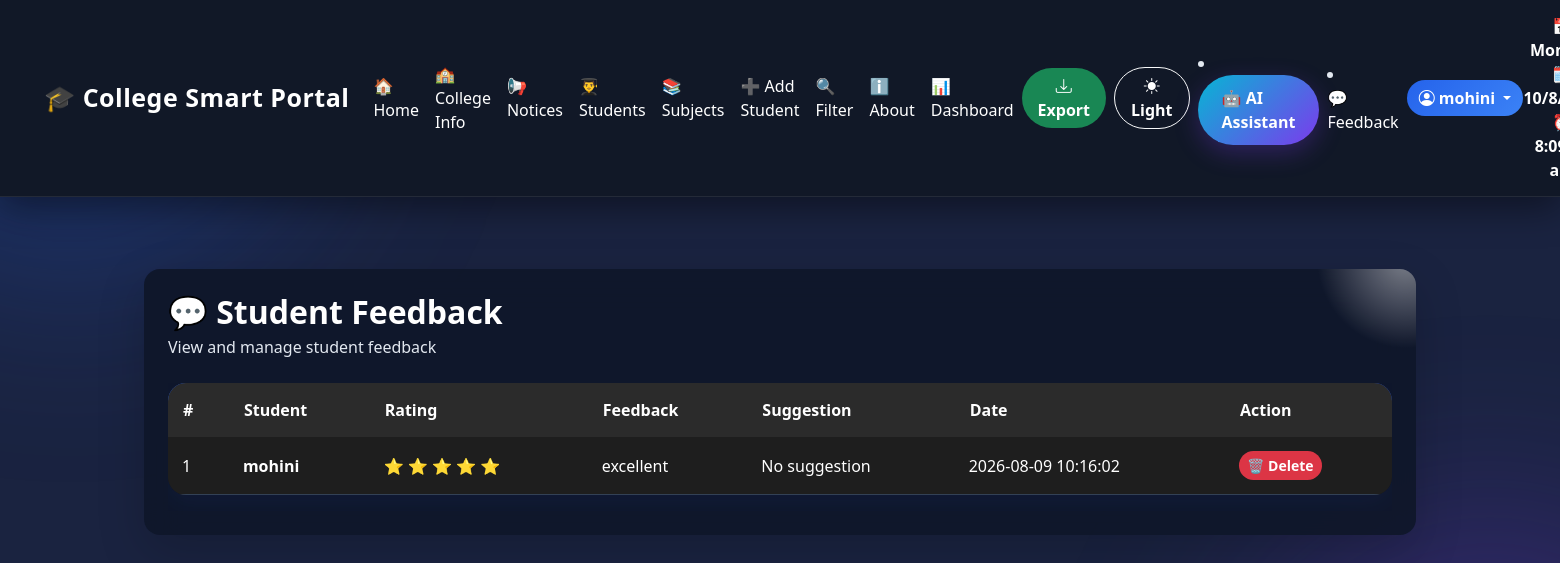
The page /admin/feedback (signed in) on the database as committed earlier.
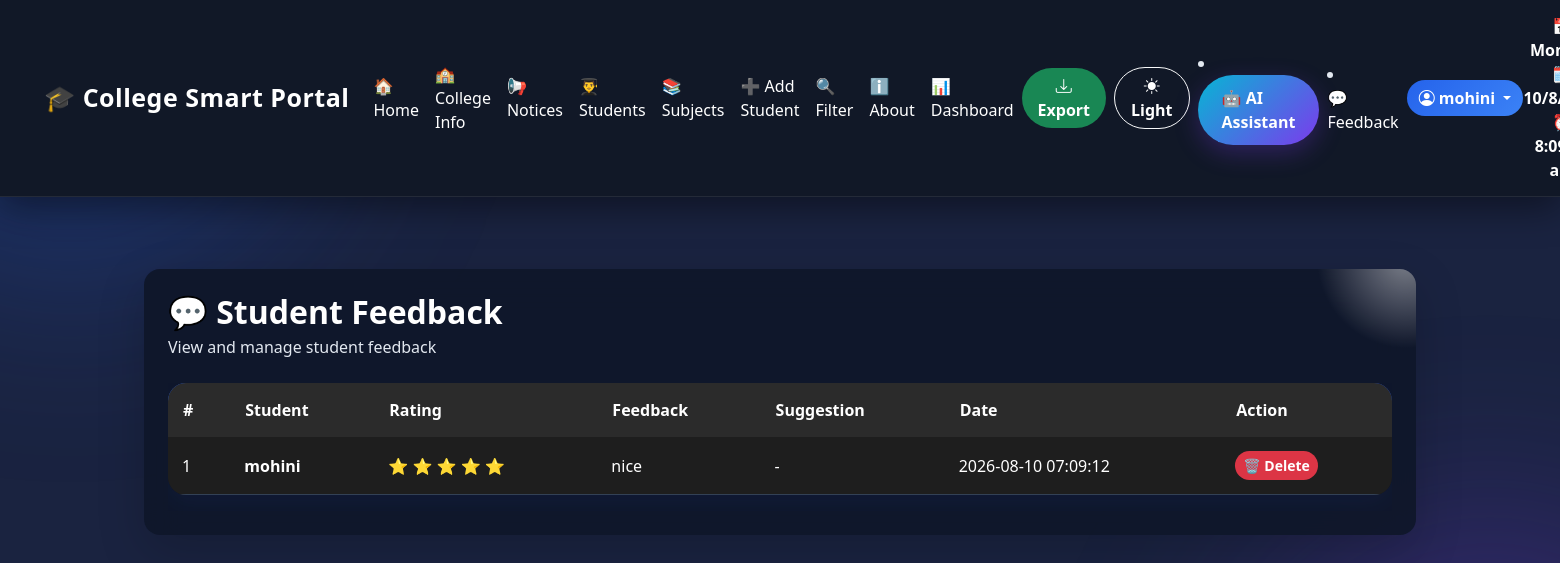
The same page on the database as committed later.
### tables this page shows
CREATE TABLE feedback (
        id INTEGER PRIMARY KEY AUTOINCREMENT,
        name TEXT NOT NULL,
        rating INTEGER NOT NULL,
        message TEXT NOT NULL,
        suggestion TEXT,
        created_at TIMESTAMP DEFAULT CURRENT_TIMESTAMP
    );

### app.py (the view)
@app.route('/admin/feedback')
def admin_feedback():
    if 'username' not in session:
        return redirect(url_for('login'))
    if session.get('role') != 'admin':
        flash('Access denied!', 'danger')
        return redirect(url_for('home'))
    conn = get_db(MOHINI_DB)
    print("DATABASE:", MOHINI_DB)
    print("ADMIN FEEDBACK COLUMNS:")
    columns = conn.execute("PRAGMA table_info(feedback)").fetchall()
    for column in columns:
        print(dict(column))
    feedbacks = conn.execute("""
        SELECT id, name, rating, message, suggestion, created_at
        FROM feedback
        ORDER BY created_at DESC
    """).fetchall()
    conn.close()
    return render_template(
        'admin_feedback.html',
        feedbacks=feedbacks
    )

### database.py (called while the page is built)
def get_db(MOHINI_DB):
    conn = sqlite3.connect(MOHINI_DB)
    conn.row_factory = sqlite3.Row
    return conn

### templates/admin_feedback.html (shortened to what this page needs)
{% extends "base.html" %}
{% block content %}
<div class="container py-5">
    <div class="card shadow-lg border-0 rounded-4">
        <div class="card-body p-4">
            <div class="d-flex justify-content-between align-items-center mb-4">
                <div>
                    <h2 class="fw-bold mb-1">
                        💬 Student Feedback
                    </h2>
                    <p class="text-muted mb-0">
                        View and manage student feedback
                    </p>
                </div>
            </div>
            {% if feedbacks %}
            <div class="table-responsive">
                    <table class="table feedback-table">
                    <thead>
                        <tr>
                            <th>#</th>
                            <th>Student</th>
                            <th>Rating</th>
                            <th>Feedback</th>
                            <th>Suggestion</th>
                            <th>Date</th>
                            <th>Action</th>
                        </tr>
                    </thead>
                    <tbody>
                        {% for feedback in feedbacks %}
                        <tr>
                            <td>
                                {{ loop.index }}
                            </td>
                            <td>
                                <strong>{{ feedback['name'] }}</strong>
                            </td>
                            <td>
                                {% for i in range(feedback['rating']) %}
                                    ⭐
                                {% endfor %}
                            </td>
                            <td style="max-width: 350px;">
                                {{ feedback['message'] }}
                            </td>
                            <td>
                                {{ feedback['suggestion'] or 'No suggestion' }}
                            </td>
                            <td>
                                {{ feedback['created_at'] }}
                            </td>
                            <td>
                                <form
                                    method="POST"
                                    action="{{ url_for('delete_feedback', id=feedback['id']) }}"
                                    onsubmit="return confirm('Delete this feedback?');">
                                    <button
                                        type="submit"
                                        class="btn btn-danger btn-sm">
                                        🗑️ Delete
                                    </button>
                                </form>
                            </td>
                        </tr>
                        {% endfor %}
                    </tbody>
                </table>
            </div>
            {% endif %}
        </div>
    </div>
</div>
{% endblock %}

### templates/base.html (shortened to what this page needs)
<!DOCTYPE html>
<html lang="en">
<head>
<link rel="stylesheet"
href="https://cdn.jsdelivr.net/npm/bootstrap-icons@1.11.3/font/bootstrap-icons.min.css">
<link href="https://cdn.jsdelivr.net/npm/bootstrap@5.3.0/dist/css/bootstrap.min.css" rel="stylesheet">
<link rel="stylesheet" href="https://cdn.jsdelivr.net/npm/bootstrap-icons@1.11.3/font/bootstrap-icons.min.css">
</head>
<body class="dark-mode">
<nav class="navbar navbar-expand-lg navbar-dark sticky-top">
    <div class="container-fluid px-4">
        <a class="navbar-brand fw-bold" href="/">
            🎓 College Smart Portal
        </a>
        <div class="collapse navbar-collapse" id="navbarNav">
            <ul class="navbar-nav mx-auto align-items-lg-center ">
                <li class="nav-item">
                    <a class="nav-link custom-link" href="/">🏠 Home</a>
                </li>
                <li class="nav-item">
                    <a class="nav-link custom-link" href="/college_info">🏫 College Info</a>
                </li>
                <li class="nav-item">
                    <a class="nav-link custom-link" href="/notices">📢 Notices</a>
                </li>
                <li class="nav-item">
                    <a class="nav-link custom-link" href="/students">👨‍🎓 Students</a>
                </li>
                <li class="nav-item">
                    <a class="nav-link custom-link" href="/subjects">📚 Subjects</a>
                </li>
                {% if session.get('role') == 'admin' %}
                <li class="nav-item">
                    <a class="nav-link custom-link" href="/add_students">
                        ➕ Add Student
                    </a>
                </li>
                {% endif %}
                <li class="nav-item">
                    <a class="nav-link custom-link" href="/filter">🔍 Filter</a>
                </li>
                <li class="nav-item">
                    <a class="nav-link custom-link" href="/about">ℹ️ About</a>
                </li>
                <li class="nav-item">
                    <a class="nav-link custom-link" href="/dashboard">📊 Dashboard</a>
                </li>
            </ul>
            <div class="d-flex align-items-center gap-2">
                <a href="/export" class="btn btn-success px-3">
                    <i class="bi bi-download"></i> Export
                </a>
            <button onclick="toggleTheme()"
                    class="btn btn-outline-light px-3"
                    id="themeBtn">
                <i class="bi bi-sun-fill"></i> Light
            </button>
              <li class="nav-item">
                    <a class="ai-assistant-btn" href="/assistant">
                        🤖 AI Assistant
                    </a>
             </li>
             {% if session.get('role') == 'admin' %}
                <li class="nav-item">
                    <a class="nav-link"
                    href="{{ url_for('admin_feedback') }}">
                        💬 Feedback
                    </a>
                </li>
                {% endif %}
                <div class="dropdown">
                    <a class="btn btn-primary dropdown-toggle"
                       href="#"
                       data-bs-toggle="dropdown">
                        <i class="bi bi-person-circle"></i>
                        {{ session['username'] if session.get('username') else 'Create Account' }}
                    </a>
                </div>
            </div>
        </div>
      <div class="ms-auto fw-bold text-center" id="datetime"></div>
    </div>
</nav>
<div class="container mt-4 mb-5">
    {% block content %}
    {% endblock %}
</div>
</body>
</html>

### templates/admin_feedback.html (style rules this page uses)
body.dark-mode .feedback-table th { background: #2b2b2b !important; color: white !important; }
body.dark-mode .feedback-table td { background: #1e1e1e !important; color: white !important; }

Rows that differ between the two databases and show on the page:
changed feedback "mohini": message "excellent" → "nice"; suggestion "No suggestion" → "-"; created_at "2026-08-09 10:16:02" → "2026-08-10 07:09:12"
